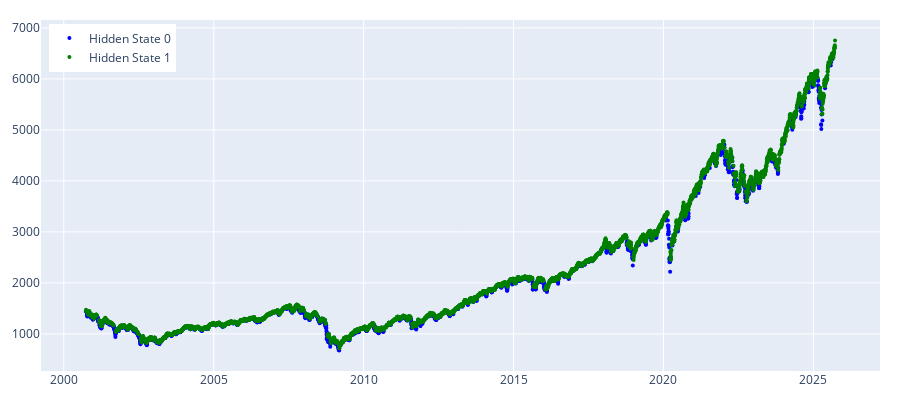

Notebook cell for this chart:
### Code cell
params = {'n_clusters': 2, 'linkage': 'complete',  'affinity': 'manhattan', 'metric': 'manhattan', 'random_state':100}
clustering = regime_detection.get_regimes_clustering(params)
clustering_states = clustering.fit_predict(prices_array)
 
plot_hidden_states(np.array(clustering_states), prices[[f'{trading_instrument}']])

### Figure 1 — Plotly figure (JSON) as saved in the notebook; plotly's stock layout.template omitted (floating-point values rounded to 4 significant figures; data arrays with more than 128 entries replaced by an {"elided": "..."} marker saying what was removed)
{"data": [{"marker": {"color": "blue", "size": 4}, "mode": "markers", "name": "Hidden State 0", "type": "scatter", "x": {"elided": "1578 str values"}, "y": {"elided": "1578 float values"}}, {"marker": {"color": "green", "size": 4}, "mode": "markers", "name": "Hidden State 1", "type": "scatter", "x": {"elided": "4731 str values"}, "y": {"elided": "4731 float values"}}], "layout": {"height": 400, "legend": {"x": 0.01, "xanchor": "left", "y": 0.99, "yanchor": "top"}, "margin": {"b": 20, "l": 20, "r": 20, "t": 20}, "width": 900}}
